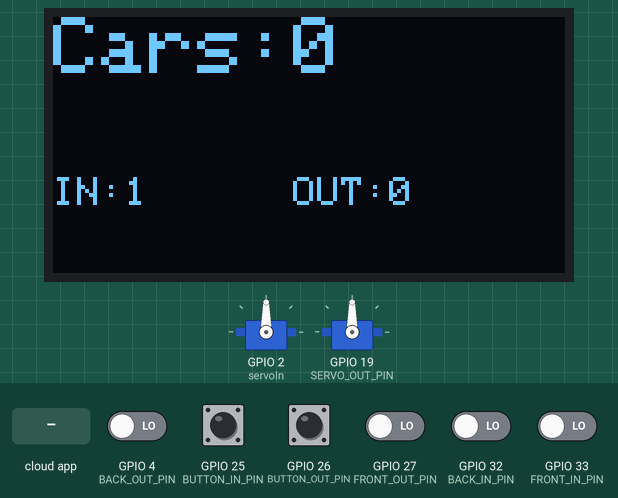
This sketch was run on a simulated ESP32. On the bench: 2 × servo, 128×64 one-colour display. Inputs (shaded band) come from the test bench; at power-on: GPIO 25 (BUTTON_IN_PIN), GPIO 26 (BUTTON_OUT_PIN) HIGH, GPIO 4 (BACK_OUT_PIN), GPIO 27 (FRONT_OUT_PIN), GPIO 32 (BACK_IN_PIN), GPIO 33 (FRONT_IN_PIN) LOW. WiFi joins after 1.5 s; servers stay silent unless stated; the local clock reads 2024-03-15 10:24:30 at power-on unless the sketch sets it; the Firebase database answers and starts empty; what the sketch prints to the serial monitor is not drawn.

Above: at 4.3 s.
4.4 s: GPIO 27 (FRONT_OUT_PIN) driven HIGH
At 5.0 s:
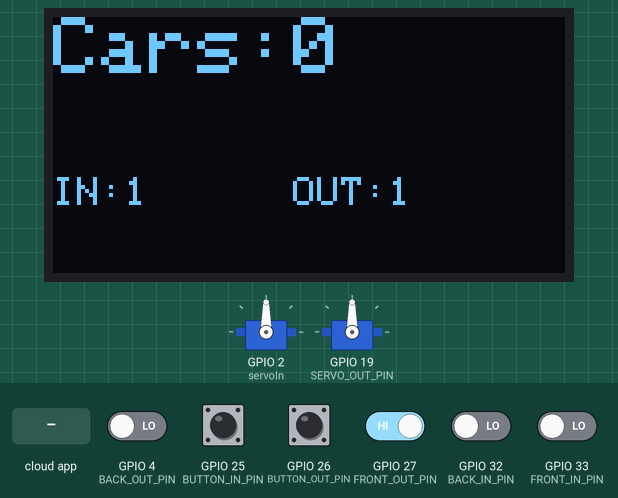
6.0 s: the phone or cloud app sets manual_gate_in to 1
At 6.9 s:
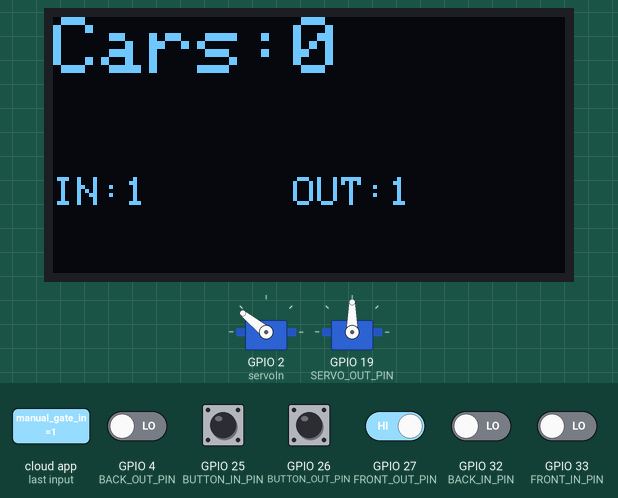
8.0 s: GPIO 32 (BACK_IN_PIN) driven HIGH
At 9.7 s:
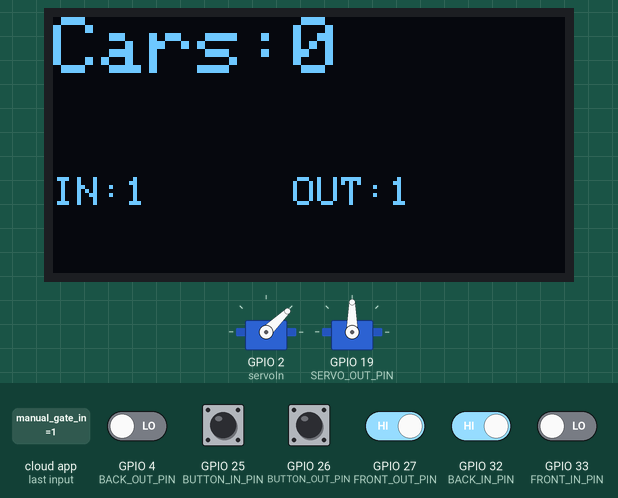
11.3 s: the phone or cloud app sets manual_gate_out to 1
At 12.2 s:
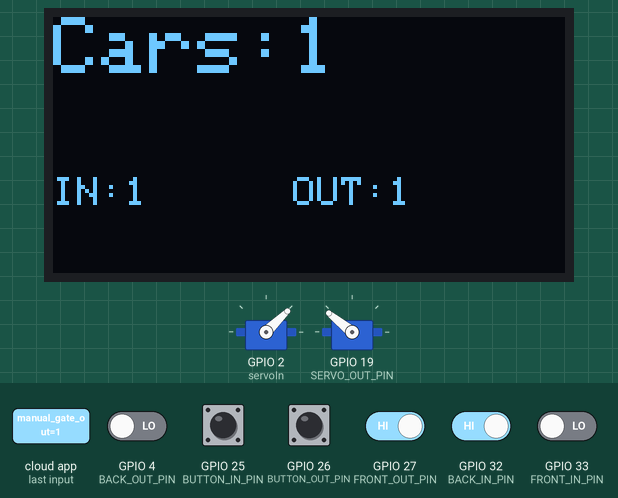
14.6 s: GPIO 4 (BACK_OUT_PIN) driven HIGH
At 17.1 s:
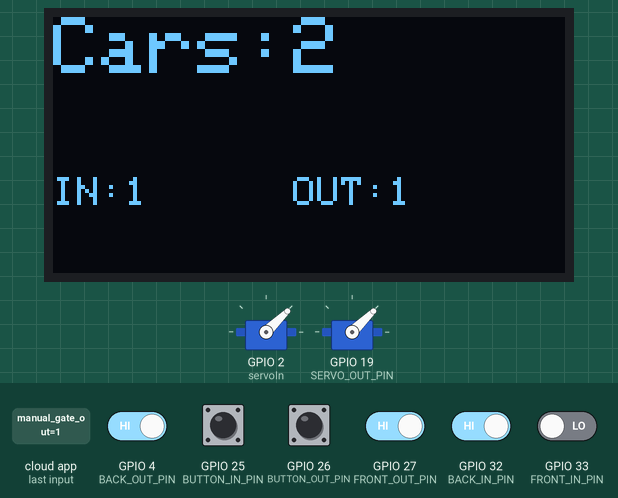
17.9 s: GPIO 25 (BUTTON_IN_PIN) pulled LOW for 1 s
At 19.2 s:
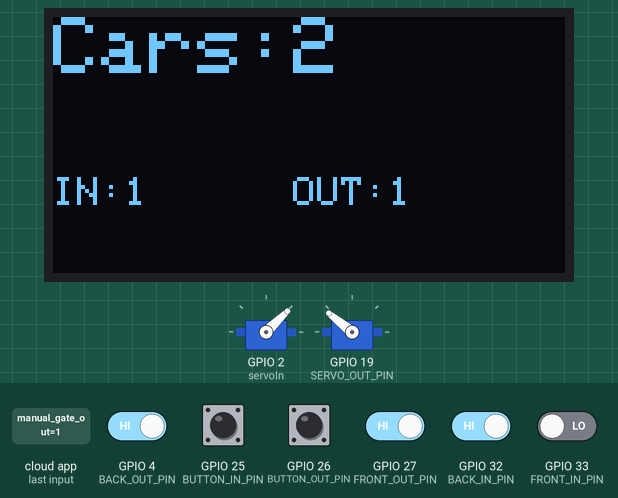
Timing chart, 0 to 21.4 s (numbered marks = the images above; inputs shaded):
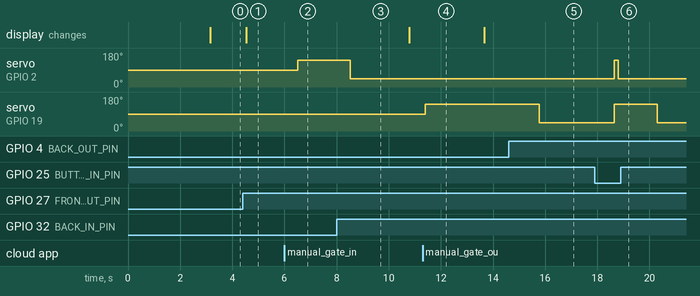

The sketch:

2611.ino
```cpp
/*
  parking_controller_with_gmt7.ino
  - Adds NTP (GMT+7) and pushes timestamps (ISO + epoch ms) to RTDB when updating state/counts.
  - Keep your original logic otherwise.
*/

#include <Arduino.h>
#include <Wire.h>
#include <Adafruit_GFX.h>
#include <Adafruit_SSD1306.h>
#include <ESP32Servo.h>
#include <WiFi.h>
#include <Firebase_ESP_Client.h>
#include "time.h"

//---------------- WIFI + FIREBASE ----------------
#define WIFI_SSID     "ParkingSystem"
#define WIFI_PASSWORD "11111111"

#define FIREBASE_HOST "https://parking2611-ef0c0-default-rtdb.asia-southeast1.firebasedatabase.app"
#define FIREBASE_AUTH "jMKWm8S3UZF0fiIFWghQkFOEsBtXQxHQu8HHE0NO"

FirebaseData fbdo;
FirebaseAuth auth;
FirebaseConfig config;

//----------------- OLED ------------------
#define OLED_SDA 21
#define OLED_SCL 22
#define OLED_ADDR 0x3C
Adafruit_SSD1306 display(128, 64, &Wire, -1);

//----------------- SERVO ------------------
#define SERVO_IN_PIN  18
#define SERVO_OUT_PIN 19
Servo servoIn;
Servo servoOut;

const int SERVO_CLOSED = 1000;
const int SERVO_OPEN   = 2000;

//----------------- SENSORS ----------------
#define FRONT_IN_PIN   33
#define BACK_IN_PIN    32
#define FRONT_OUT_PIN  27
#define BACK_OUT_PIN   4

#define BUTTON_IN_PIN  25
#define BUTTON_OUT_PIN 26

//---------------- SYSTEM -------------------
const int CAPACITY = 5;
int currentCars = -1;

bool doorInOpen = false;
bool doorOutOpen = false;

//----------------- FIREBASE PATH -----------------
#define FIREBASE_GATE_IN      "/gate_in_trigger"
#define FIREBASE_GATE_OUT     "/gate_out_trigger"
#define FIREBASE_MANUAL_IN    "/manual_gate_in"
#define FIREBASE_MANUAL_OUT   "/manual_gate_out"

//----------------- SENSOR helper ----------------
inline bool sensorFrontIn()  { return digitalRead(FRONT_IN_PIN) == LOW; }
inline bool sensorBackIn()   { return digitalRead(BACK_IN_PIN) == HIGH; }
inline bool sensorFrontOut() { return digitalRead(FRONT_OUT_PIN) == HIGH; }
inline bool sensorBackOut()  { return digitalRead(BACK_OUT_PIN) == HIGH; }

//----------------- DOOR ----------------
void openGate(Servo &servo, bool &stateVar) {
  if (!stateVar) {
    servo.writeMicroseconds(SERVO_OPEN);
    stateVar = true;
  }
}

void closeGate(Servo &servo, bool &stateVar) {
  if (stateVar) {
    servo.writeMicroseconds(SERVO_CLOSED);
    stateVar = false;
  }
}

// ---------------- NTP / Time helpers (GMT+7) ----------------
// configure NTP to use GMT+7 (offset seconds) so localtime is already in GMT+7
void ensureTimeSynced() {
  // set GMT+7 offset (seconds), no DST offset
  configTime(7 * 3600, 0, "pool.ntp.org", "time.google.com", "time.cloudflare.com");
}

// Return ISO string YYYY-MM-DDTHH:MM:SS+07:00 (local time already adjusted)
String getIsoTimestampGMT7() {
  struct tm timeinfo;
  if (!getLocalTime(&timeinfo, 5000)) {
    // fallback to millis if NTP not ready
    unsigned long ms = millis();
    return String("boot+") + String(ms);
  }
  char buf[32];
  // format as 2025-11-30T08:02:50+07:00
  strftime(buf, sizeof(buf), "%Y-%m-%dT%H:%M:%S", &timeinfo);
  String s = String(buf) + "+07:00";
  return s;
}

// epoch milliseconds adjusted to GMT+7
unsigned long long getEpochMsGMT7() {
  time_t now;
  if (time(&now) == ((time_t)-1)) {
    // fallback to millis since boot
    return (unsigned long long)millis();
  }
  // now is epoch seconds UTC; add 7h
  unsigned long long epochMs = (unsigned long long)(now + 7 * 3600) * 1000ULL;
  // add fractional ms from millis() remainder (non-perfect but ok)
  // we won't add fractional to avoid drift; this is acceptable
  return epochMs;
}

//----------------- FIREBASE HELPERS ----------------
// Helper to set int path and also set corresponding updatedAt ISO string
void setCountWithTimestamp(const char* intPath, int value, const char* tsPath) {
  // set the int
  if (!Firebase.RTDB.setInt(&fbdo, intPath, value)) {
    Serial.printf("RTDB.setInt %s failed: %d %s\n", intPath, fbdo.httpCode(), fbdo.errorReason().c_str());
  }
  // set timestamp string
  String iso = getIsoTimestampGMT7();
  if (!Firebase.RTDB.setString(&fbdo, tsPath, iso.c_str())) {
    Serial.printf("RTDB.setString %s failed: %d %s\n", tsPath, fbdo.httpCode(), fbdo.errorReason().c_str());
  }
}

void setCountOnRtdb(const char* path, int value) {
  // As before, write value to /count/...; also add updated timestamp sibling
  if (!Firebase.RTDB.setInt(&fbdo, path, value)) {
    Serial.printf("RTDB.setInt %s failed: %d %s\n", path, fbdo.httpCode(), fbdo.errorReason().c_str());
  }
  // write timestamp to e.g. /count/cars_updatedAt
  String tsPath = String(path) + String("_updatedAt");
  String iso = getIsoTimestampGMT7();
  if (!Firebase.RTDB.setString(&fbdo, tsPath.c_str(), iso.c_str())) {
    Serial.printf("RTDB.setString %s failed: %d %s\n", tsPath.c_str(), fbdo.httpCode(), fbdo.errorReason().c_str());
  }
}

// Push general state and include timestamps
void pushAllStates() {
  FirebaseJson json;
  json.set("front_in", sensorFrontIn());
  json.set("back_in", sensorBackIn());
  json.set("front_out", sensorFrontOut());
  json.set("back_out", sensorBackOut());
  json.set("door_in", doorInOpen);
  json.set("door_out", doorOutOpen);
  json.set("button_in", digitalRead(BUTTON_IN_PIN)==LOW);
  json.set("button_out", digitalRead(BUTTON_OUT_PIN)==LOW);
  json.set("cars", currentCars >= 0 ? currentCars : 0);
  json.set("free", currentCars >= 0 ? CAPACITY - currentCars : CAPACITY);

  // add timestamps
  String iso = getIsoTimestampGMT7();
  unsigned long long ms = getEpochMsGMT7();
  json.set("updatedAt_iso", iso.c_str());
  json.set("updatedAt_ms", (long long)ms);

  if (!Firebase.RTDB.setJSONAsync(&fbdo, "/state", &json)) {
    Serial.printf("RTDB.setJSONAsync /state failed: %d %s\n", fbdo.httpCode(), fbdo.errorReason().c_str());
  }

  // keep /count paths in sync and include updatedAt
  setCountOnRtdb("/count/cars", currentCars >= 0 ? currentCars : 0);
  setCountOnRtdb("/count/free", currentCars >= 0 ? (CAPACITY - currentCars) : CAPACITY);
}

//---------------- OLED ----------------
void showDisplay() {
  display.clearDisplay();
  display.setTextSize(2);
  display.setTextColor(WHITE);
  display.setCursor(0,0);
  display.print("Cars:");
  display.println(currentCars >= 0 ? currentCars : 0);

  display.setTextSize(1);
  display.setCursor(0,40);
  display.print("IN:");
  display.print(sensorFrontIn());

  display.setCursor(60,40);
  display.print("OUT:");
  display.print(sensorFrontOut());

  display.display();
}

//---------------- SETUP ----------------
void setup() {
  Serial.begin(115200);

  pinMode(FRONT_IN_PIN, INPUT);
  pinMode(BACK_IN_PIN, INPUT);
  pinMode(FRONT_OUT_PIN, INPUT);
  pinMode(BACK_OUT_PIN, INPUT);
  pinMode(BUTTON_IN_PIN, INPUT_PULLUP);
  pinMode(BUTTON_OUT_PIN, INPUT_PULLUP);

  servoIn.attach(2);
  servoOut.attach(SERVO_OUT_PIN);
  closeGate(servoIn, doorInOpen);
  closeGate(servoOut, doorOutOpen);

  Wire.begin(OLED_SDA, OLED_SCL);
  display.begin(SSD1306_SWITCHCAPVCC, OLED_ADDR);

  // WiFi
  WiFi.begin(WIFI_SSID, WIFI_PASSWORD);
  unsigned long wifiStart = millis();
  while (WiFi.status() != WL_CONNECTED) {
    delay(200);
    if (millis() - wifiStart > 10000) {
      Serial.println("Waiting WiFi...");
    }
  }
  Serial.println("WiFi OK");

  // NTP: configure time in GMT+7
  ensureTimeSynced();
  // optionally wait briefly for time sync
  struct tm timeinfo;
  if (getLocalTime(&timeinfo, 5000)) {
    Serial.println("NTP time synced (GMT+7).");
  } else {
    Serial.println("NTP sync failed/timeout; timestamps will fallback to millis()");
  }

  // Firebase
  config.database_url = FIREBASE_HOST;
  config.signer.tokens.legacy_token = FIREBASE_AUTH;
  Firebase.begin(&config, &auth);
  Firebase.reconnectWiFi(true);

  fbdo.setResponseSize(1024);
  fbdo.setBSSLBufferSize(4096, 1024);
  fbdo.keepAlive(5, 5, 1);

  // initial sync of counts from RTDB (try once)
  if (Firebase.RTDB.getInt(&fbdo, "/count/cars")) {
    currentCars = fbdo.intData();
    Serial.printf("Initial cars from RTDB: %d\n", currentCars);
  } else {
    currentCars = 0;
    Serial.println("Initial cars default to 0");
  }

  // initial push
  pushAllStates();

  // ensure triggers/manual flags start at zero (optional)
  Firebase.RTDB.setInt(&fbdo, FIREBASE_GATE_IN, 0);
  Firebase.RTDB.setInt(&fbdo, FIREBASE_GATE_OUT, 0);
  Firebase.RTDB.setInt(&fbdo, FIREBASE_MANUAL_IN, 0);
  Firebase.RTDB.setInt(&fbdo, FIREBASE_MANUAL_OUT, 0);
}

//---------------- LOOP ----------------
unsigned long lastLoop = 0;
const unsigned long LOOP_INTERVAL = 10; // 10ms

void loop() {
  if(millis() - lastLoop < LOOP_INTERVAL) return;
  lastLoop = millis();

  showDisplay();

  // read triggers
  int gateInStatus    = Firebase.RTDB.getInt(&fbdo, FIREBASE_GATE_IN) ? fbdo.intData() : 0;
  int gateOutStatus   = Firebase.RTDB.getInt(&fbdo, FIREBASE_GATE_OUT) ? fbdo.intData() : 0;
  int manualGateIn    = Firebase.RTDB.getInt(&fbdo, FIREBASE_MANUAL_IN) ? fbdo.intData() : 0;
  int manualGateOut   = Firebase.RTDB.getInt(&fbdo, FIREBASE_MANUAL_OUT) ? fbdo.intData() : 0;

  // ================= MANUAL CONTROL =================
  if(manualGateIn == 1 && !doorInOpen) openGate(servoIn, doorInOpen);
  if(manualGateIn == 0 && doorInOpen) closeGate(servoIn, doorInOpen);

  if(manualGateOut == 1 && !doorOutOpen) openGate(servoOut, doorOutOpen);
  if(manualGateOut == 0 && doorOutOpen) closeGate(servoOut, doorOutOpen);

  // ================= AUTO IN =================
  if (sensorFrontIn() && digitalRead(BUTTON_IN_PIN)==LOW && gateInStatus != 1) {
    Firebase.RTDB.setInt(&fbdo, FIREBASE_GATE_IN, 1);
    Serial.println("Trigger IN -> 1 (sensor)");
  }

  if (gateInStatus == 2 && currentCars < CAPACITY && !doorInOpen) {
    if(currentCars < 0){
      if(Firebase.RTDB.getInt(&fbdo, "/count/cars")) currentCars = fbdo.intData();
      else currentCars = 0;
    }
    openGate(servoIn, doorInOpen);
  }

  if(doorInOpen && sensorBackIn()){
    closeGate(servoIn, doorInOpen);
    currentCars++;
    // update counts on RTDB and push state (timestamps included)
    setCountOnRtdb("/count/cars", currentCars);
    setCountOnRtdb("/count/free", CAPACITY - currentCars);
    pushAllStates();
    Firebase.RTDB.setInt(&fbdo, FIREBASE_GATE_IN, 0);
    Serial.println("Gate IN đã mở & đóng, count updated");
  }

  // ================= AUTO OUT =================
  if (sensorFrontOut() && digitalRead(BUTTON_OUT_PIN)==LOW && gateOutStatus != 1) {
    Firebase.RTDB.setInt(&fbdo, FIREBASE_GATE_OUT, 1);
    Serial.println("Trigger OUT -> 1 (sensor)");
  }

  if (gateOutStatus == 2 && currentCars > 0 && !doorOutOpen) {
    if(currentCars < 0){
      if(Firebase.RTDB.getInt(&fbdo, "/count/cars")) currentCars = fbdo.intData();
      else currentCars = 0;
    }
    openGate(servoOut, doorOutOpen);
  }

  if(doorOutOpen && sensorBackOut()){
    closeGate(servoOut, doorOutOpen);
    currentCars--;
    setCountOnRtdb("/count/cars", currentCars);
    setCountOnRtdb("/count/free", CAPACITY - currentCars);
    pushAllStates();
    Firebase.RTDB.setInt(&fbdo, FIREBASE_GATE_OUT, 0);
    Serial.println("Gate OUT đã mở & đóng, count updated");
  }

  // push quick sensors / button / door when changed
  static bool lastStates[10] = {false};
  bool states[10] = {
    sensorFrontIn(), sensorBackIn(),
    sensorFrontOut(), sensorBackOut(),
    doorInOpen, doorOutOpen,
    digitalRead(BUTTON_IN_PIN)==LOW,
    digitalRead(BUTTON_OUT_PIN)==LOW,
    currentCars>=0, currentCars<CAPACITY
  };
  bool changed = false;
  for(int i=0;i<10;i++){
    if(states[i] != lastStates[i]){
      changed = true;
      break;
    }
  }
  if(changed) {
    pushAllStates();
  }
  memcpy(lastStates, states, sizeof(states));
}
```

Measured:
- after the input at 4.4 s, the display: changes after 0.14 s (image 1)
- after the input at 6.0 s, servo on GPIO 2 (servoIn): 90° → 141° after 0.51 s
- after the input at 8.0 s, servo on GPIO 2 (servoIn): 141° → 44° after 0.52 s
- after the input at 11.3 s, servo on GPIO 19 (SERVO_OUT_PIN): 90° → 141° after 0.09 s
- after the input at 14.6 s, servo on GPIO 19 (SERVO_OUT_PIN): 141° → 44° after 1.2 s
- after the input at 17.9 s, servo on GPIO 2 (servoIn): 44° → 141° after 0.75 s, → 44° 0.15 s later
